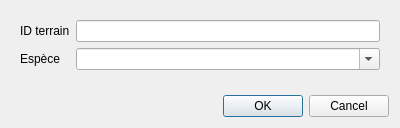
<?xml version="1.0" encoding="UTF-8"?>
<ui version="4.0">
 <class>PB_ActionManualInventoryAttributesDialog</class>
 <widget class="QDialog" name="PB_ActionManualInventoryAttributesDialog">
  <property name="geometry">
   <rect>
    <x>0</x>
    <y>0</y>
    <width>400</width>
    <height>128</height>
   </rect>
  </property>
  <property name="windowTitle">
   <string>Dialog</string>
  </property>
  <layout class="QVBoxLayout" name="verticalLayout">
   <item>
    <widget class="QWidget" name="widget_3" native="true">
     <layout class="QGridLayout" name="gridLayout">
      <item row="0" column="1">
       <widget class="QLineEdit" name="le_id"/>
      </item>
      <item row="0" column="0">
       <widget class="QLabel" name="label_2">
        <property name="text">
         <string>ID terrain</string>
        </property>
       </widget>
      </item>
      <item row="1" column="0">
       <widget class="QLabel" name="label">
        <property name="text">
         <string>Espèce</string>
        </property>
       </widget>
      </item>
      <item row="1" column="1">
       <widget class="QComboBox" name="cb_species">
        <property name="editable">
         <bool>true</bool>
        </property>
       </widget>
      </item>
     </layout>
    </widget>
   </item>
   <item>
    <spacer name="verticalSpacer">
     <property name="orientation">
      <enum>Qt::Vertical</enum>
     </property>
     <property name="sizeHint" stdset="0">
      <size>
       <width>20</width>
       <height>40</height>
      </size>
     </property>
    </spacer>
   </item>
   <item>
    <widget class="QDialogButtonBox" name="buttonBox">
     <property name="orientation">
      <enum>Qt::Horizontal</enum>
     </property>
     <property name="standardButtons">
      <set>QDialogButtonBox::Cancel|QDialogButtonBox::Ok</set>
     </property>
    </widget>
   </item>
  </layout>
 </widget>
 <resources/>
 <connections>
  <connection>
   <sender>buttonBox</sender>
   <signal>accepted()</signal>
   <receiver>PB_ActionManualInventoryAttributesDialog</receiver>
   <slot>accept()</slot>
   <hints>
    <hint type="sourcelabel">
     <x>248</x>
     <y>254</y>
    </hint>
    <hint type="destinationlabel">
     <x>157</x>
     <y>274</y>
    </hint>
   </hints>
  </connection>
  <connection>
   <sender>buttonBox</sender>
   <signal>rejected()</signal>
   <receiver>PB_ActionManualInventoryAttributesDialog</receiver>
   <slot>reject()</slot>
   <hints>
    <hint type="sourcelabel">
     <x>316</x>
     <y>260</y>
    </hint>
    <hint type="destinationlabel">
     <x>286</x>
     <y>274</y>
    </hint>
   </hints>
  </connection>
 </connections>
</ui>
